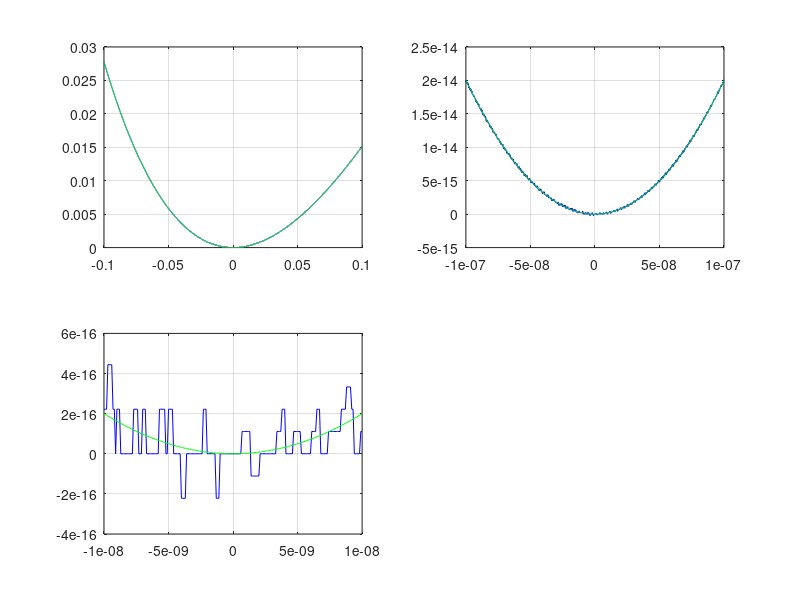

This figure's MATLAB source:
%{
Ejercicio: Error_Ej1
Author: Juan Gonzalez
juangonzalez.com.ar
%}
% f = 1./(1+2*x)-(1-x)./(1+x);

% a) Tenemos que puede se inexacto cerca de x = 0 porque tenemos
% el término (1-x)/(1+x) que a medida que x se acerca al 0 este se va
% redondeando y perdemos información por el redondedo del soft.
% El primer termino y el segundo son cercanos.

f1 = @(x) 1./(1+2*x);
f2 = @(x) (1-x)./(1+x);

f1(0.01),f2(0.01), dif1=f1(0.01)-f2(0.01);
fprintf("Evaluada en 0.01: %.14f", dif1)
f1(0.001),f2(0.001), dif2=f1(0.001)-f2(0.001);
fprintf("\nEvaluada en 0.001: %.14f", dif2)
f1(0.000001),f2(0.000001), dif3=f1(0.000001)-f2(0.000001);
fprintf("\nEvaluada en 0.000001: %.14f", dif3)

% b) Para solucionar esto debemos eliminar ese término, para eso podemos
% operar algebraicamente para obtener la función f1(x)
% f1 = (2*x.^2)/(2*x.^2+3.*x+1);

% c) Plotear ambas funciones para diferentes intervalos. La f en rojo y la
% f1 en verde

% Definiendo los subintervalos tal que
% x1 = [-1*10^-1, 1*10^-1]
% x2 = [-1*10^-7, 1*10^-7]
% x3 = [-1*10^-8, 1*10^-8]
% En los tres casos uso un step de 1e-10 para discretizar

x = -1e-1:1e-5:1e-1;
f = @(x) 1./(1+2*x)-(1-x)./(1+x);
f1 = @(x) (2*x.^2)./(2*x.^2+3.*x+1);
y11 = f(x);
y12 = f1(x);
subplot(2,2,1), plot(x, y11, 'b', x, y12, 'g'), grid on

x = -1e-7:1e-10:1e-7;
y21 = f(x);
y22 = f1(x);
subplot(2,2,2),plot(x, y21, 'b', x, y22, 'g'), grid on

x = -1e-8:1e-10:1e-8;
y31 = f(x);
y32 = f1(x);
subplot(2,2,3),plot(x, y31, 'b', x, y32, 'g'), grid on
